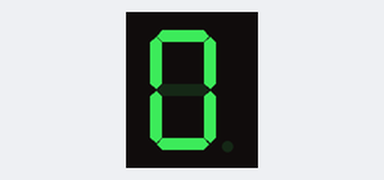
The sketch below on a simulated Arduino Uno, built with avr-gcc and run on an emulated ATmega328P. Parts: 1-digit seven-segment display. Wiring (inferred from the names in the program): 1-digit 7-segment display, segments lit when HIGH: segments pin 7, pin 8, pin 9, pin 10, pin 11, pin 13, pin 12. The segment pins are drawn as the display they are named for.

Above: at 0.1 s.
At 0.6 s:
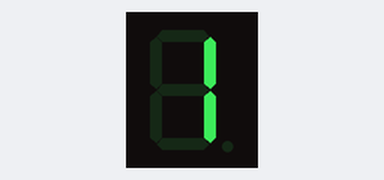
At 1.1 s:
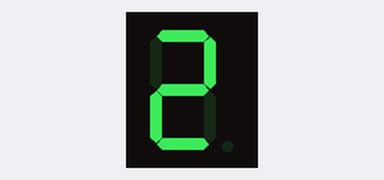
At 2.1 s:
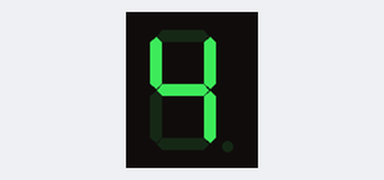
At 3.1 s:
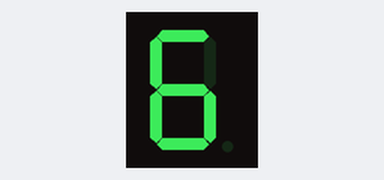
At 4.6 s:
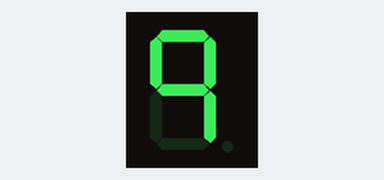

The sketch:

sevensegment.ino
```cpp
int f=13;
int g= 12;
int e=11;
int d=10;
int c=9;
int b=8;
int a=7;
void setup() {
  // put your setup code here, to run once:
pinMode(f,OUTPUT);
pinMode(g,OUTPUT);
pinMode(e,OUTPUT);
pinMode(d,OUTPUT);
pinMode(c,OUTPUT);
pinMode(b,OUTPUT);
pinMode(a,OUTPUT);
}

void loop() {
  // put your main code here, to run repeatedly:
digitalWrite(a,1);
digitalWrite(b,1);
digitalWrite(c,1);
digitalWrite(d,1);
digitalWrite(e,1);
digitalWrite(f,1);
digitalWrite(g,0);
///this code is for zero
delay(500);
digitalWrite(a,0);
digitalWrite(b,1);
digitalWrite(c,1);
digitalWrite(d,0);
digitalWrite(e,0);
digitalWrite(f,0);
digitalWrite(g,0);
delay(500);
/// this is for one
digitalWrite(a,1);
digitalWrite(b,1);
digitalWrite(c,0);
digitalWrite(d,1);
digitalWrite(e,1);
digitalWrite(f,0);
digitalWrite(g,1);
delay(500);
/// this is for 2
digitalWrite(a,1);
digitalWrite(b,1);
digitalWrite(c,1);
digitalWrite(d,1);
digitalWrite(e,0);
digitalWrite(f,0);
digitalWrite(g,1);
delay(500);
/// code for 3
digitalWrite(a,0);
digitalWrite(b,1);
digitalWrite(c,1);
digitalWrite(d,0);
digitalWrite(e,0);
digitalWrite(f,1);
digitalWrite(g,1);
delay(500);
///code for 4
digitalWrite(a,1);
digitalWrite(b,0);
digitalWrite(c,1);
digitalWrite(d,1);
digitalWrite(e,0);
digitalWrite(f,1);
digitalWrite(g,1);
delay(500);
///5
digitalWrite(a,1);
digitalWrite(b,0);
digitalWrite(c,1);
digitalWrite(d,1);
digitalWrite(e,1);
digitalWrite(f,1);
digitalWrite(g,1);
delay(500);
///6
digitalWrite(a,1);
digitalWrite(b,1);
digitalWrite(c,1);
digitalWrite(d,0);
digitalWrite(e,0);
digitalWrite(f,0);
digitalWrite(g,0);
delay(500);
///7
digitalWrite(a,1);
digitalWrite(b,1);
digitalWrite(c,1);
digitalWrite(d,1);
digitalWrite(e,1);
digitalWrite(f,1);
digitalWrite(g,1);
delay(500);
///8
digitalWrite(a,1);
digitalWrite(b,1);
digitalWrite(c,1);
digitalWrite(d,0);
digitalWrite(e,0);
digitalWrite(f,1);
digitalWrite(g,1);
delay(500);
///9


}
```

Measured:
- by itself, everything shown: repeats every 5.0 s, in 10 steps
- what the display in image 1 shows lasts 0.5 s, from 0.5 s to 1.0 s
